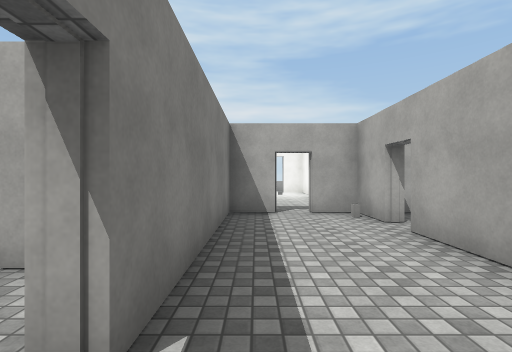
[1] (above)

24 first-person views from a walk through a scene from a Unity 3-D project. The camera is 1.4 m above the floor, looks level and sees 85° across. Doors are open. The floor is counted in squares, 1.8 m on a side. Each view is taken from the middle of a square. On the plan, view 1 faces up. The plan holds only what a view shows up to about 10 squares ahead; the rest is blank. The place goes on beyond the plan. The player is left out. Surface patterns are stand-ins for the level's own textures.

[2]
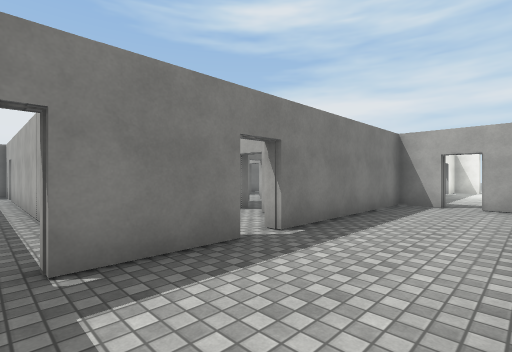

[3]
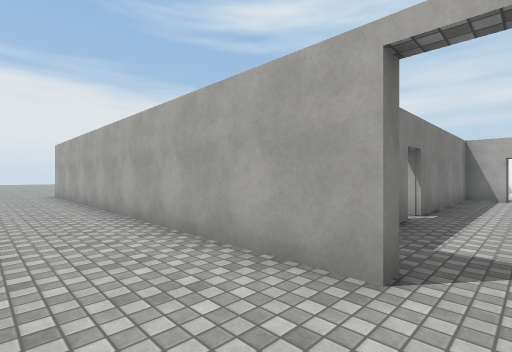

[4]
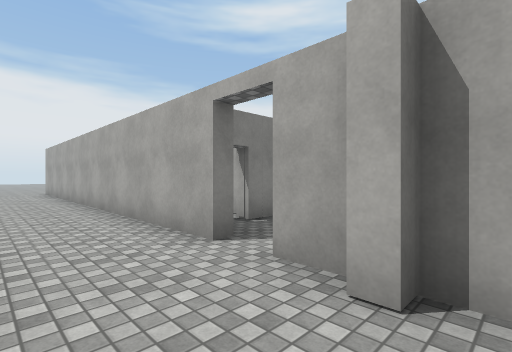

[5]
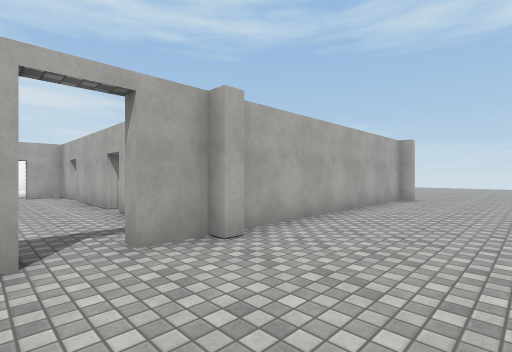

[6]
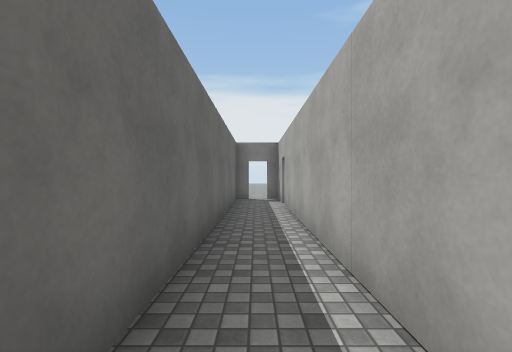

[7]
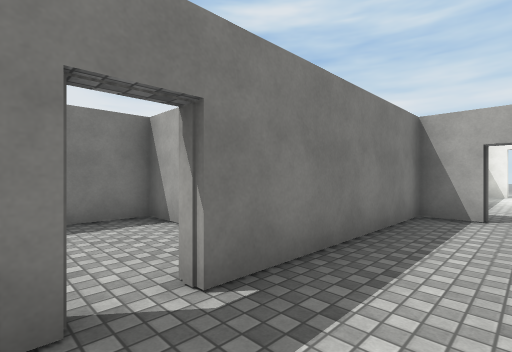

[8]
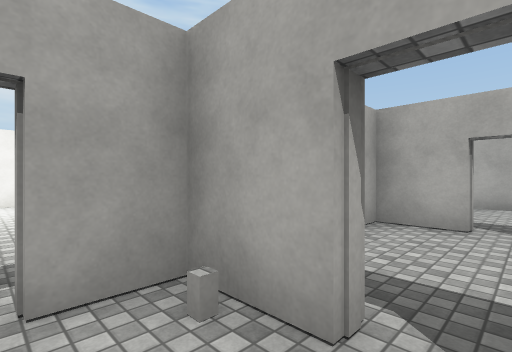

[9]
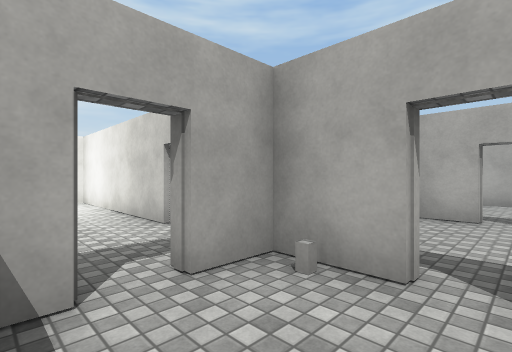

[10]
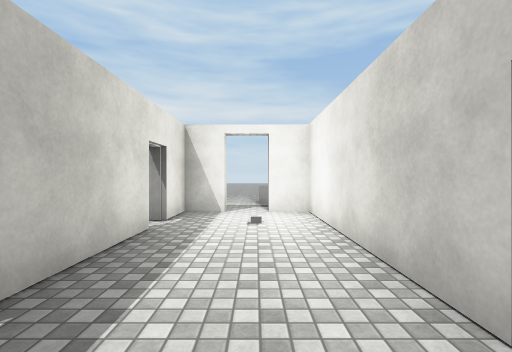

[11]
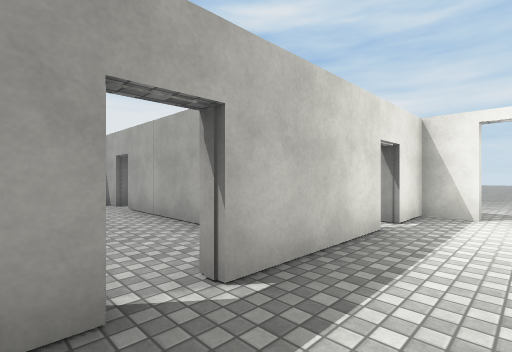

[12]
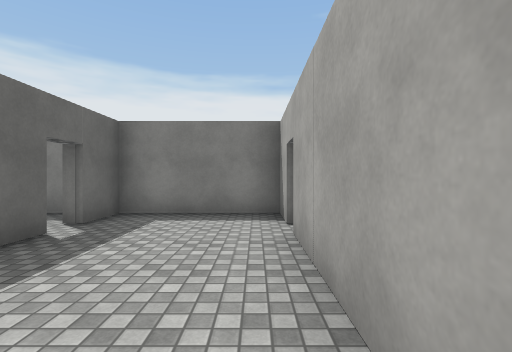

[13]
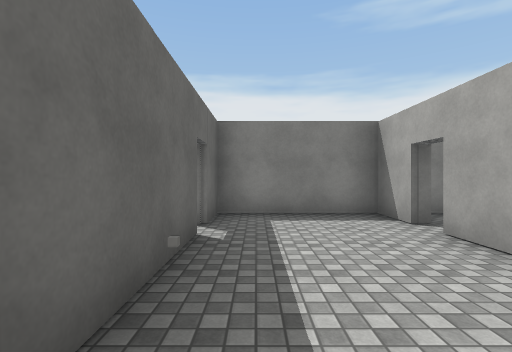

[14]
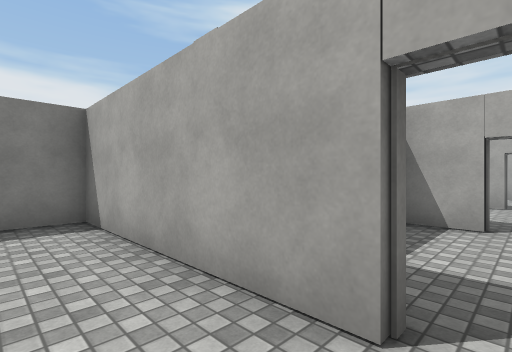

[15]
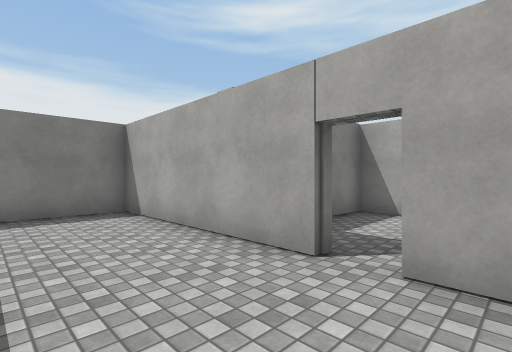

[16]
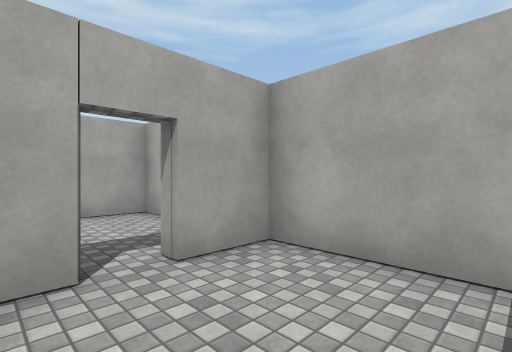

[17]
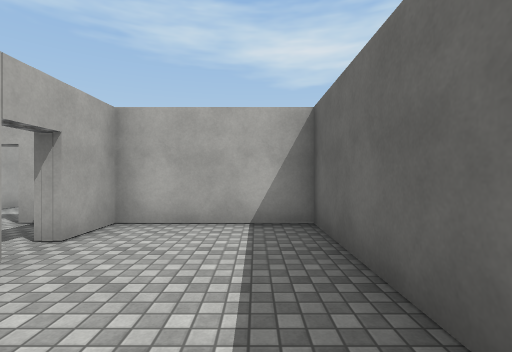

[18]
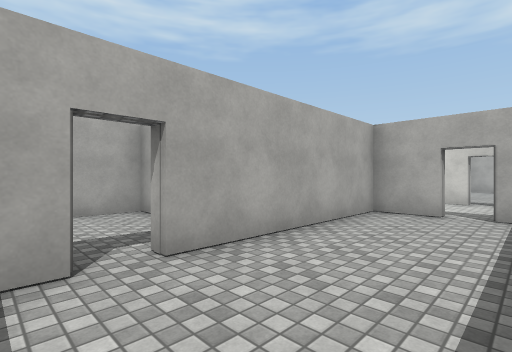

[19]
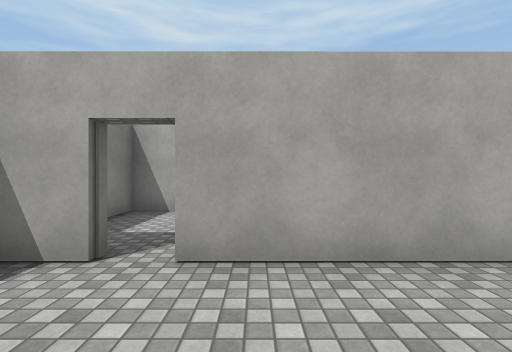

[20]
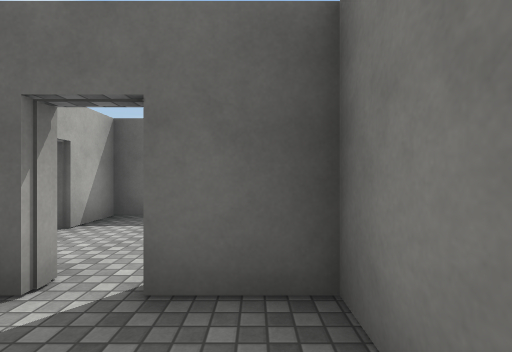

[21]
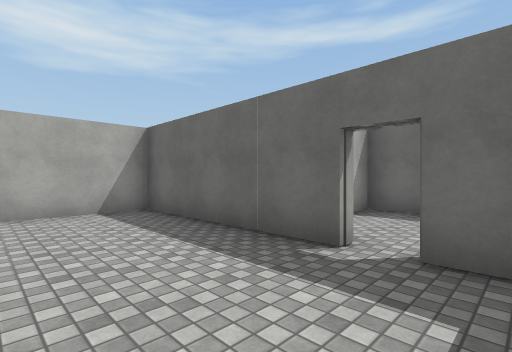

[22]
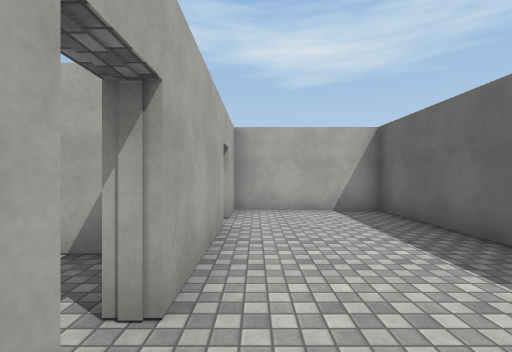

[23]
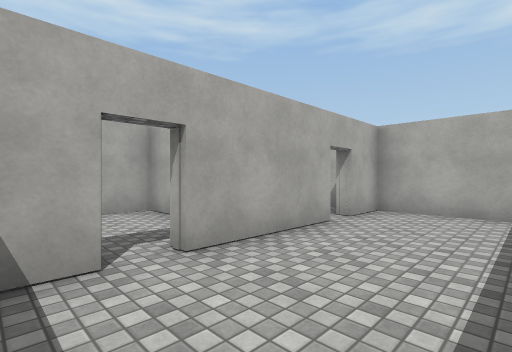

[24]
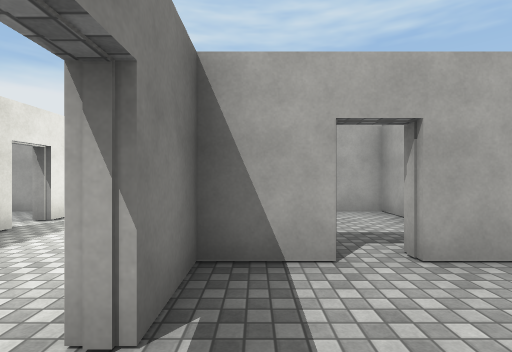

### Floor plan
Points are (right, up) in squares from view 1. A wall is a line through its corners. A room is listed if a view was taken in it or the views show most of it. See-through windows are left out.
Room 1 (views 1, 2, 7, 8, 9)
walls: (2.1, 1) (2.1, 3.9); (-0.6, 0.4) (-0.6, -1.8); (2.1, 4.5) (2.1, 6.2); (0.5, 5.9) (-0.6, 5.9) (-0.6, 1.1); (2.5, 5.9) (1.1, 5.9)
ways out: open door at (0.5, -3) to room 2; open door at (-1, -2) to room 3; open door at (1, 6) to room 4; open door at (2, 4) to room 9; open door at (-1, 0.5); open door at (2, 0.5)
Room 2 (views 3, 4, 5)
walls: (0.2, -3) (-11, -3); (2.1, -3) (1.1, -3); (9.4, -3) (2.5, -3)
ways out: open door at (0.5, -3) to room 1; opening at (12, -3)
Room 3 (view 6)
walls: (-10.1, -1.3) (-11, -1.3); (-1.2, -1.3) (-9.1, -1.3); (-11.2, -2.7) (-2.6, -2.7)
ways out: open door at (-1, -2) to room 1; open door at (-9.5, -1) to room 6; open door at (-11, -2)
Room 4 (views 10, 11)
walls: (-0.6, 11.1) (-0.6, 8.1); (-0.6, 7.5) (-0.6, 7); (2.1, 8.1) (2.1, 13.1) (1.2, 13.1); (0.4, 13.1) (-0.6, 13.1) (-0.6, 11.8)
ways out: open door at (1, 6) to room 1; open door at (-1, 8) to room 5; open door at (2, 8) to room 7; open door at (-1, 11.5); open door at (1, 13)
Room 5 (views 12, 13, 18, 19)
walls: (-5.8, 6.2) (-2.8, 6.2); (-6.4, 9.5) (-7.7, 9.5) (-7.7, 6.2) (-6.4, 6.2); (-0.9, 8.1) (-0.9, 9.5) (-5.8, 9.5)
ways out: open door at (-1, 8) to room 4; open door at (-6, 6) to room 8; open door at (-6, 10) to room 10
Room 6 (views 14, 15, 16, 17)
walls: (-8, -0.9) (-4.5, -0.9) (-4.5, 2.3) (-5.8, 2.3); (-6.4, 2.3) (-11.3, 2.3) (-11.3, 0.2)
ways out: open door at (-9.5, -1) to room 3; open door at (-6, 2) to room 8
Room 7 (views 20, 21, 22, 23, 24)
walls: (7.4, 9.5) (4.4, 9.5); (4.4, 6.2) (9.4, 6.2) (9.4, 9.5) (8.1, 9.5); (3.8, 9.5) (2.5, 9.5) (2.5, 8.1); (2.5, 7.5) (2.5, 5.9); (2.1, 6.2) (3.8, 6.2)
ways out: open door at (2, 8) to room 4; open door at (4, 6) to room 9; open door at (4, 10) to room 11; open door at (7.5, 10)
Room 8 (no view inside)
walls: (-4.5, 5.1) (-4.5, 5.9) (-5.8, 5.9); (-6.4, 5.9) (-7.7, 5.9) (-7.7, 4.6)
ways out: open door at (-6, 6) to room 5; open door at (-6, 2) to room 6; open door at (-4, 4)
Room 9 (no view inside)
walls: (5.7, 4.5) (5.7, 5.9) (5.2, 5.9); (4.6, 2.6) (5.7, 2.6) (5.7, 4)
ways out: open door at (2, 4) to room 1; open door at (4, 6) to room 7; open door at (6, 4)
Room 10 (no view inside)
walls: (-4.5, 13.1) (-7.7, 13.1) (-7.7, 10.5)
ways out: open door at (-6, 10) to room 5
Room 11 (no view inside)
walls: (5.7, 10.5) (5.7, 13.1) (4.8, 13.1)
ways out: open door at (4, 10) to room 7

Where each view was taken, in squares from view 1:
view 1: 0 up, 0 right, facing up
view 2: 2 down, 2 right, facing up-left
view 3: 5 down, 1 right, facing up-left
view 4: 5 down, 3 right, facing up-left
view 5: 6 down, 0 right, facing up-right
view 6: 2 down, 2 left, facing left
view 7: 0 up, 1 right, facing up-left
view 8: 4 up, 1 right, facing up-right
view 9: 4 up, 0 right, facing up-right
view 10: 7 up, 1 right, facing up
view 11: 7 up, 1 right, facing up-left
view 12: 9 up, 2 left, facing left
view 13: 7 up, 2 left, facing left
view 14: 1 up, 6 left, facing up-left
view 15: 0 up, 5 left, facing up-left
view 16: 0 up, 7 left, facing up-right
view 17: 0 up, 9 left, facing right
view 18: 7 up, 7 left, facing up-right
view 19: 7 up, 5 left, facing up
view 20: 8 up, 3 right, facing down
view 21: 9 up, 3 right, facing down-right
view 22: 9 up, 3 right, facing right
view 23: 7 up, 3 right, facing up-right
view 24: 7 up, 3 right, facing up
